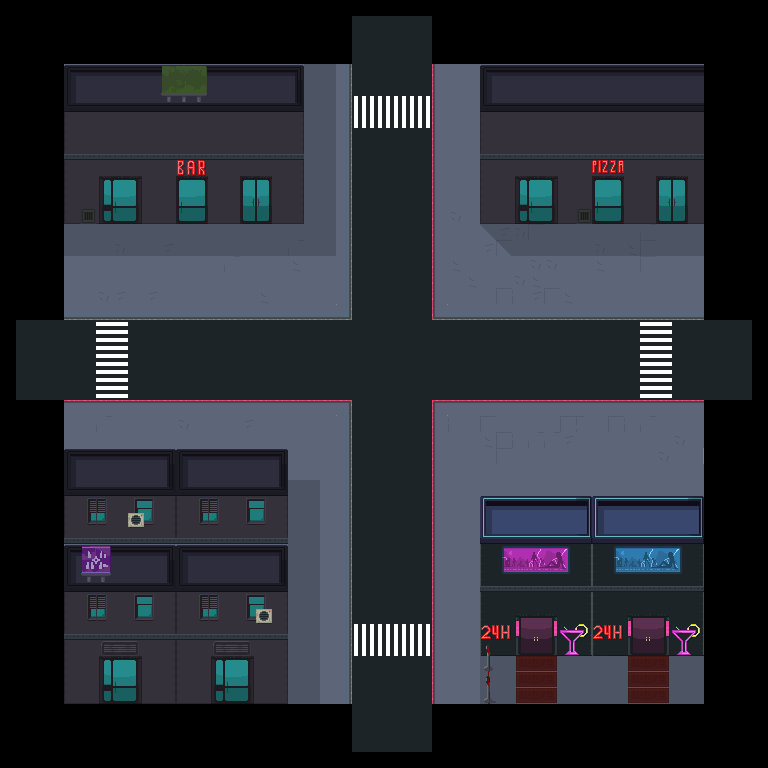

Tiled map render using the project's own tile images. Description and the map definition, with tile-layer contents summarised, below:
An orthogonal 48x48 tile map with 16x16 px tiles, 7 tile layers (Suelo, Aire, DecoracionSuelo, Paredes, ...), 4 tilesets and 11 objects (3x Spawner, 2x Right, 2x Down, 2x Left, 2x Up).

<map version="1.0" tiledversion="1.1.2" orientation="orthogonal" renderorder="right-down" width="48" height="48" tilewidth="16" tileheight="16" infinite="0" nextobjectid="47">
 <tileset firstgid="1" source="../../tileset/city.tsx" />
 <tileset firstgid="257" source="../../tileset/City2.tsx" />
 <tileset firstgid="769" source="../../tileset/CityProps.tsx" />
 <tileset firstgid="1137" source="../../tileset/Buildings.tsx" />
 <layer name="Suelo" width="48" height="48">
  <data>[2304 cells, 1660 non-empty, 2 distinct tile ids]</data>
 </layer>
 <layer name="Aire" width="48" height="48">
  <data>[2304 cells, 188 non-empty, 1 distinct tile ids]</data>
 </layer>
 <layer name="DecoracionSuelo" width="48" height="48">
  <data>[2304 cells, 593 non-empty, 19 distinct tile ids]</data>
 </layer>
 <layer name="Paredes" width="48" height="48">
  <data>[2304 cells, 657 non-empty, 293 distinct tile ids]</data>
 </layer>
 <layer name="Decoracion" width="48" height="48">
  <data>[2304 cells, 114 non-empty, 53 distinct tile ids]</data>
 </layer>
 <objectgroup name="Animados" />
 <layer name="Decoracion2" width="48" height="48">
  <data>[2304 cells, 0 non-empty, 0 distinct tile ids]</data>
 </layer>
 <layer name="Sombra" width="48" height="48">
  <data>[2304 cells, 151 non-empty, 2 distinct tile ids]</data>
 </layer>
 <objectgroup name="Puertas">
  <object id="19" name="Right" x="735" y="319" width="17.6667" height="80" />
  <object id="31" name="Down" x="351.667" y="734.667" width="82" height="17" />
  <object id="45" name="Left" x="16.1667" y="320" width="18.6667" height="82" />
  <object id="46" name="Up" x="352" y="14" width="79" height="18" />
 </objectgroup>
 <objectgroup name="Entradas">
  <object id="26" name="Right" gid="255" x="677.333" y="360.667" width="16" height="16" />
  <object id="28" name="Down" gid="255" x="372.333" y="695.667" width="16" height="16" />
  <object id="43" name="Up" gid="255" x="378" y="70" width="16" height="16" />
  <object id="44" name="Left" gid="255" x="64" y="365" width="16" height="16" />
 </objectgroup>
 <objectgroup name="Spawners" offsetx="-60" offsety="33">
  <object id="20" name="Spawner" gid="240" x="517" y="322" width="16" height="16">
   <properties>
    <property name="Bomber" type="bool" value="true" />
    <property name="Charger" type="bool" value="true" />
    <property name="Gunner" type="bool" value="false" />
    <property name="Stalker" type="bool" value="true" />
    <property name="Turret" type="bool" value="false" />
   </properties>
  </object>
  <object id="21" name="Spawner" gid="240" x="442" y="460" width="16" height="16">
   <properties>
    <property name="Bomber" type="bool" value="false" />
    <property name="Charger" type="bool" value="true" />
    <property name="Gunner" type="bool" value="false" />
    <property name="Stalker" type="bool" value="true" />
    <property name="Turret" type="bool" value="false" />
   </properties>
  </object>
  <object id="32" name="Spawner" gid="240" x="359.5" y="331.167" width="16" height="16">
   <properties>
    <property name="Bomber" type="bool" value="true" />
    <property name="Charger" type="bool" value="false" />
    <property name="Gunner" type="bool" value="true" />
    <property name="Stalker" type="bool" value="false" />
    <property name="Turret" type="bool" value="false" />
   </properties>
  </object>
 </objectgroup>
</map>
